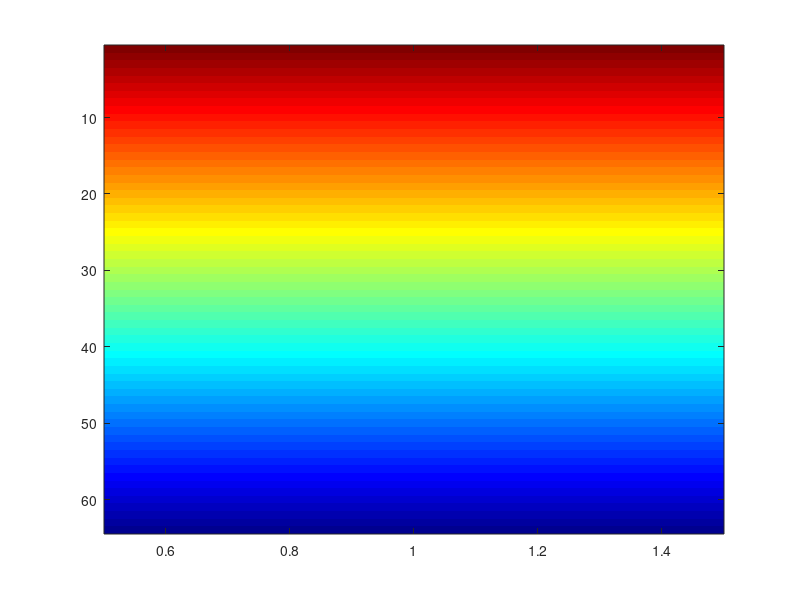

MATLAB code to generate this figure: (Note: this script raises an error after producing the figure.)
% color_scale_plot

% By Daniel Golden (dgolden1 at stanford dot edu) June 2008
% $Id: color_scale_plot.m 13 2012-08-10 19:30:42Z dgolden $

close all;
clear;

j = flipdim(reshape(jet, 64, 1, 3), 1);
image(j);

figure_squish(gcf, 10, 1);
set(gca, 'yticklabel', '');
set(gca, 'xticklabel', '');

xlabel(sprintf('Less\nIntense'));
title(sprintf('More\nIntense'));
increase_font(gcf, 14);
